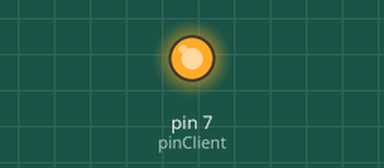
Simulated run of this sketch. Board: Arduino Uno, built with avr-gcc and run on an emulated ATmega328P. Parts: output pins drawn as LEDs (lit = HIGH). What the sketch prints to the serial monitor is not drawn.

Above: at 0.1 s.
Timing chart, 0 to 1.6 s (numbered marks = the images above):
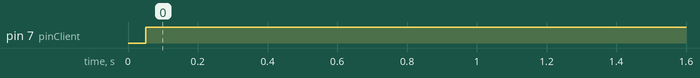

Measured:
- by itself, pin 7 (pinClient): LOW → HIGH at 0.05 s

The sketch:

client.ino
```cpp
#include <Arduino.h>

int pinClient = 7; // number of the pin used by Arduino to send data
byte msg = 0x0E; // letter E in hexadecimal
int msgBinary = int(msg); // letter E converted from hex to binary
float baudrate = 9600; // 9600 bits per second

void setup() {
  pinMode(pinClient, OUTPUT); // set the digital pin as output, as client is sending to server
  Serial.begin(baudrate); // start the serial port, setting the sending data rate to 9600 bits per second
  digitalWrite(pinClient, HIGH); // start with the pin high (1)
}

float timeSkipper(float skipTime=1, float baudrate=9600, float T0=0){
  double clock = 1 / (21 * pow(10, 6)); // time of 1 clock (T = 1/frequency), where frequency = 21MHz
  double T = 1 / baudrate; // time between each clock, in seconds
  int numberOfClocks = ceil(T / clock) + 1; // number of clocks to wait, rounded to the nearest integer
  for (int i = 0; i < int(numberOfClocks * skipTime); i++){ asm("NOP"); } // wait for the specified time
}

void loop() {
  int amountOf1s = 0; // counter for amount of 1s in the message

  digitalWrite(pinClient, 0); // send the start bit
  timeSkipper(); // aways called after sending a bit

  for (int i = 0; i < 8; i++){ // send the 8 bits (1 byte) of the message
    int currentBit = 1 & (msgBinary >> i); // get the current bit of the message, starting from the least significant bit
    digitalWrite(pinClient, currentBit); // send the current bit
    if (currentBit == 1){ amountOf1s++; } // count the amount of 1s in the message
    timeSkipper(); // aways called after sending a bit
  }

  int parityBit = amountOf1s % 2; // if reminder equals 0, then it's even, else it's odd
  digitalWrite(pinClient, parityBit); // send parity bit
  timeSkipper(); // aways called after sending a bit

  digitalWrite(pinClient, 1); // send the stop bit
  timeSkipper(); // aways called after sending a bit

  Serial.print("Data sent: ");
  Serial.println(msg, HEX); // print the sent message (in hexadecimal)
  delay(2000);
}
```
